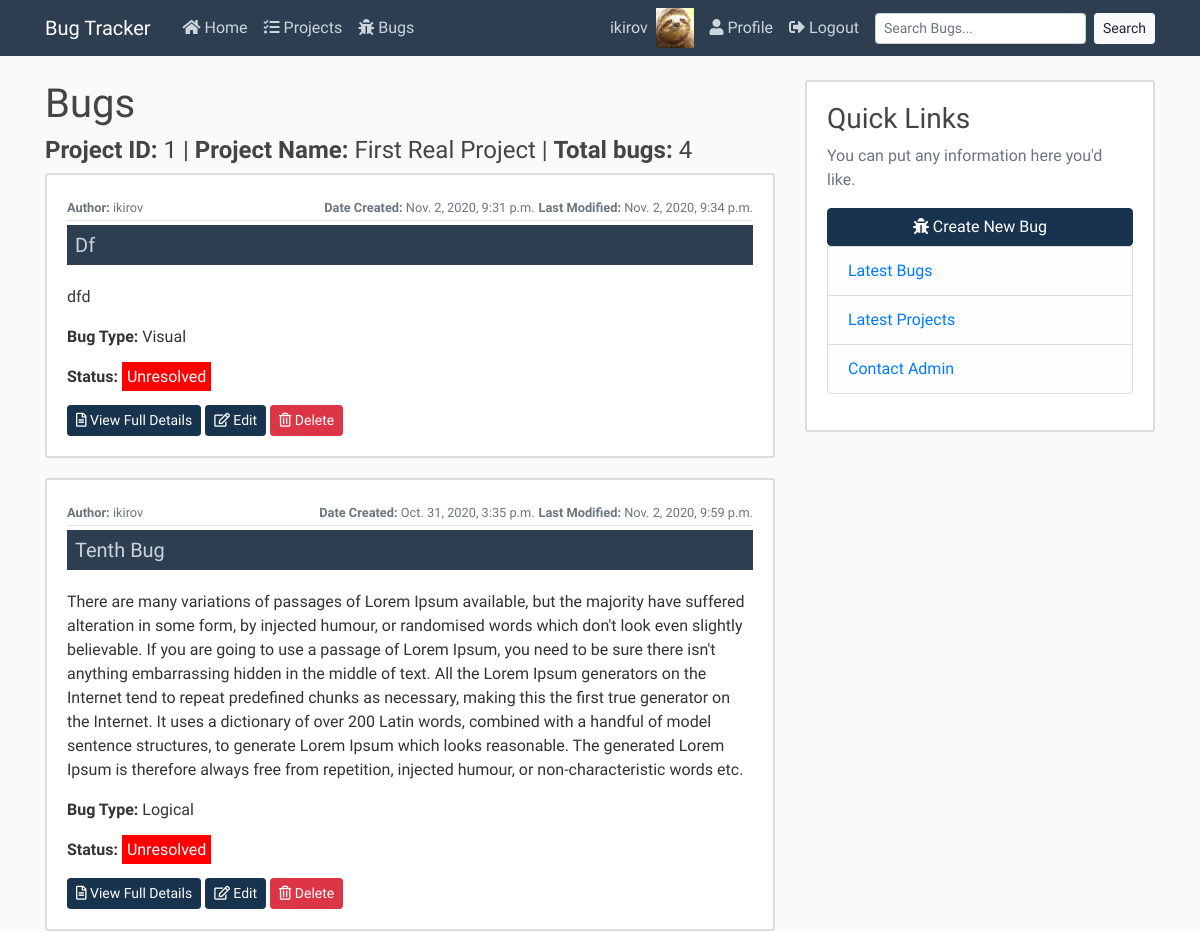
The app's page /projects/bugs/project/1/First Real Project (signed in, upper part), older data.
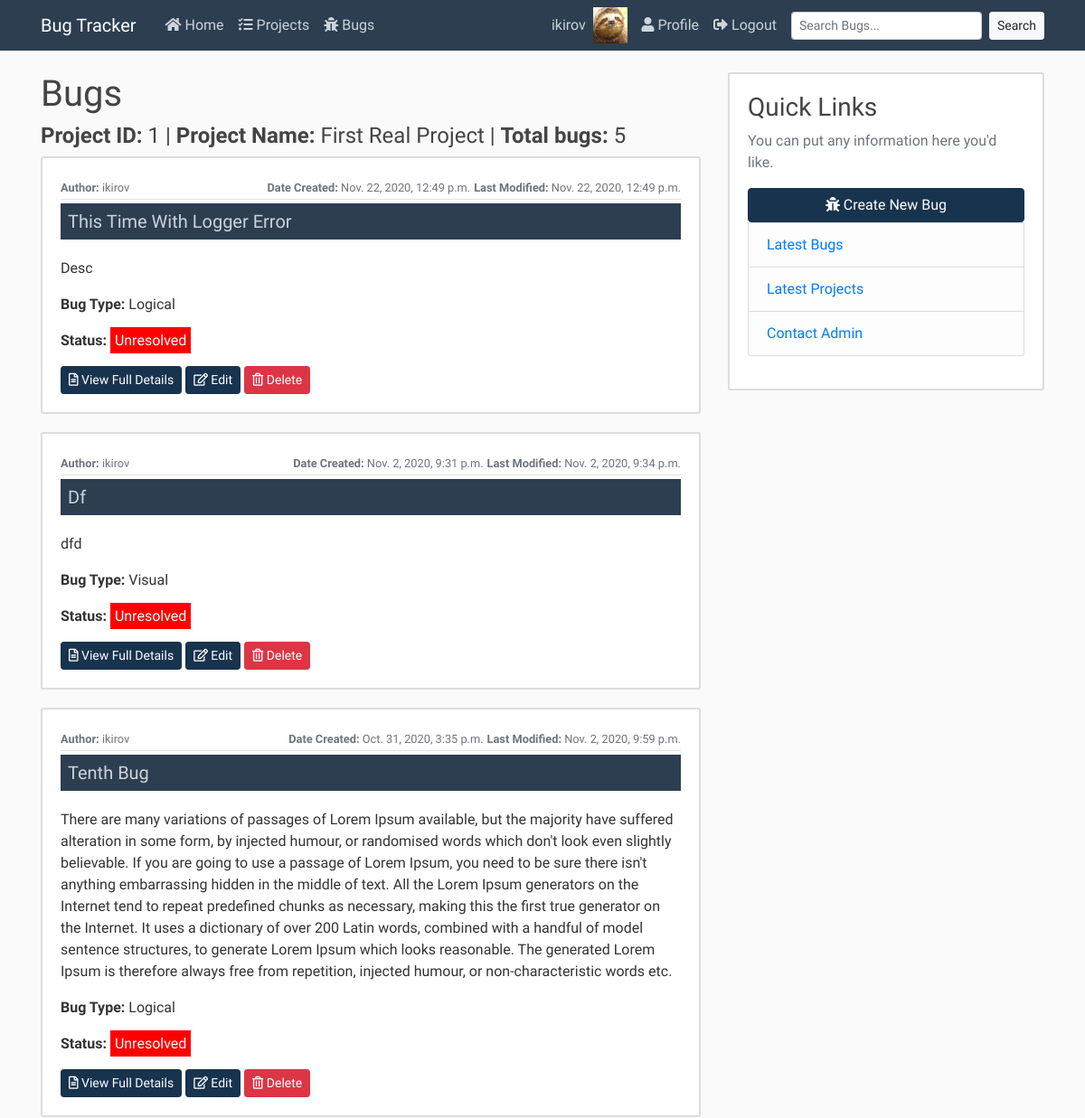
The same page, newer data.
### projects/models.py (models this page shows, shortened)
class Bug(models.Model):
    author = models.ForeignKey(User, on_delete=models.DO_NOTHING)
    name = models.CharField(max_length=50)
    desc = models.CharField(max_length=2000, help_text="2000 character limit.")
    BUG_TYPES = (
        ('V', 'Visual'),
        ('L', 'Logical'),
        ('O', 'Other'),
    )
    bug_type = models.CharField(max_length=1, choices=BUG_TYPES)
    date_added = models.DateTimeField(auto_now_add=True)
    date_modified = models.DateTimeField(auto_now=True)
    project = models.ForeignKey(Project, on_delete=models.CASCADE)
    image = models.ImageField(upload_to='bug_pics', default='default_bug.png') #image field has automatic validation to ensure the upload is a valid image - no need for further validation on file size since we are using Pillow to resize to a manageable size
    image2 = models.ImageField(upload_to='bug_pics', default='default_bug.png')
    resolved = models.BooleanField(default=False)
    class Meta:
        ordering = ['-date_added']

### projects/views.py (the view)
# urls.py: path('bugs/project/<int:id>/<str:name>', BugProjectListView.as_view(), name="bugs-project"),
class BugProjectListView(LoginRequiredMixin, ListView):
    model = Bug
    paginate_by = 5
    template_name="projects/project_bugs.html"
    def get_queryset(self):
        project = get_object_or_404(Project, id=self.kwargs.get('id')) # can also just do self.kwargs['id'] here. Standard Python dict retrieval.
        return Bug.objects.filter(project=project)

### projects/templates/projects/project_bugs.html (shortened to what this page needs)
{% extends "status/base.html" %}
{% block content %}
    <h1>Bugs</h1>
    <h4><strong>Project ID:</strong> {{ view.kwargs.id }} | <strong>Project Name:</strong> {{view.kwargs.name}} | <strong>Total bugs:</strong> {{ page_obj.paginator.count }}</h4>
    {% for bug in object_list %}
        <article class="media content-section">
            <div class="media-body">
                <div class="article-metadata">
                    <div style="display: flex; justify-content: space-between;">
                        <div>
                            <small class="text-muted"><strong>Author:</strong> {{ bug.author }}</small>
                        </div>
                        <div>
                            <small class="text-muted"><strong>Date Created:</strong> {{ bug.date_added }}</small>
                            <small class="text-muted"><strong>Last Modified:</strong> {{ bug.date_modified }}</small>
                        </div>
                    </div>
                </div>
                <h2><a class="article-title" href="{% url 'bugs-detail' bug.id %}">{{ bug.name|title }}</a></h2>
                <p>{{bug.desc}}</p>
                <p class="article-content"><strong>Bug Type:</strong> {{ bug.get_bug_type_display }}</p>
                <p><strong>Status:</strong> {{bug.resolved|yesno:"<span style='color: white; background-color: green; padding: 5px;'>Resolved</span>, <span style='color: white; background-color: red; padding: 5px;'>Unresolved</span>"|safe}}</p>
                <a class="btn btn-primary btn-sm dark-button" href="{% url 'bugs-detail' bug.id %}"><i class="far fa-file-alt"></i> View Full Details</a>
                <a class="btn btn-primary btn-sm dark-button" href="{% url 'bugs-update' bug.id %}"><i class="far fa-edit"></i> Edit</a>
                <a class="btn btn-danger btn-sm" href="{% url 'bugs-delete' bug.id %}"><i class="far fa-trash-alt"></i> Delete</a>
            </div>
        </article>
    {% endfor %}
{% endblock content %}

Row changes from the older to the newer data that the page shows:
added Bug: author "ikirov", date_added "Nov. 22, 2020, 12:49 p.m.", date_modified "Nov. 22, 2020, 12:49 p.m.", name "This Time With Logger Error", desc "Desc", bug_type "Logical", resolved "Unresolved"
Text that changed along with them:
{{ page_obj.paginator.count }}: "4" → "5"
